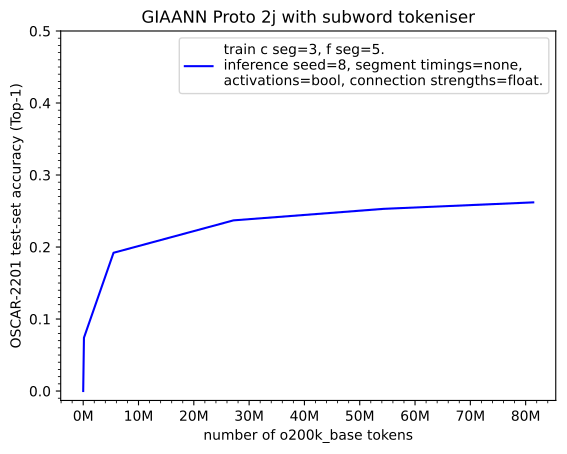

This figure's Python source:
import matplotlib.pyplot as plt
import numpy as np
from matplotlib.ticker import AutoMinorLocator, FuncFormatter, MultipleLocator

x = np.array([0, 134750, 5484495, 27167113, 54306502, 81375876])
y1 = np.array([0, 0.074, 0.192, 0.237, 0.253, 0.262])

l1, = plt.plot(x, y1, color='blue', label='train c seg=3, f seg=5.\ninference seed=8, segment timings=none, \nactivations=bool, connection strengths=float.')

ax = plt.gca()
ax.xaxis.set_major_locator(MultipleLocator(10_000_000))
ax.xaxis.set_major_formatter(FuncFormatter(lambda value, _: f"{value / 1_000_000:g}M"))
ax.xaxis.set_minor_locator(AutoMinorLocator(5))  # Four minor ticks per 10M interval
plt.yticks(np.arange(0, 0.5+0.1, 0.1))
ax.yaxis.set_minor_locator(MultipleLocator(0.01))

plt.xlabel("number of o200k_base tokens")
plt.ylabel("OSCAR-2201 test-set accuracy (Top-1)")
plt.title("GIAANN Proto 2j with subword tokeniser")

plt.legend(handles=[l1])

plt.savefig("protov2j-oscar-test-top1-accuracy-spacyPipelineOptimisations-inferenceConnectionStrengthTypes.pdf", format="pdf", bbox_inches="tight")
plt.show()
